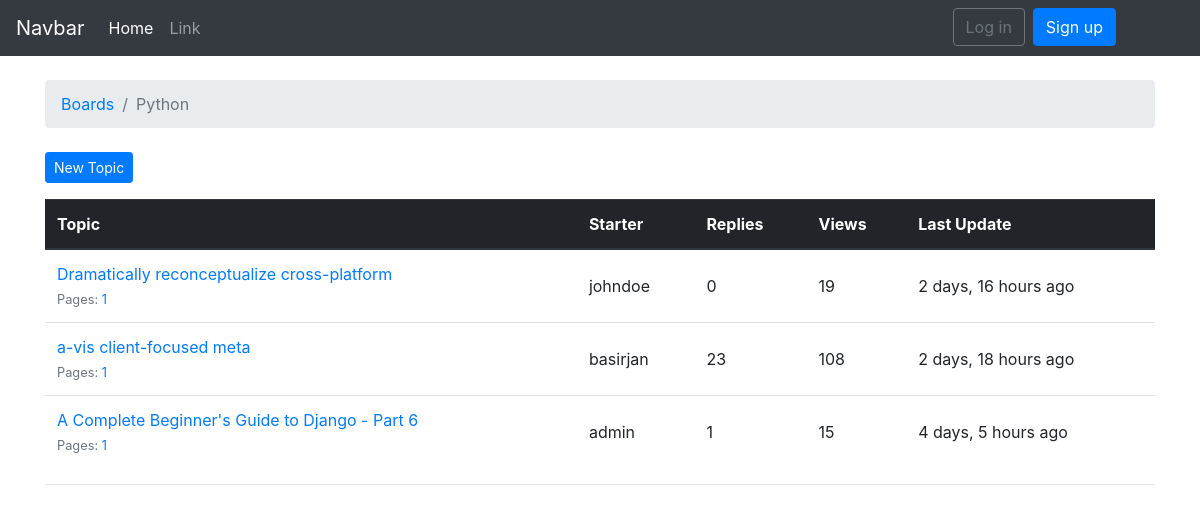
The app's page /board/1/, older data.
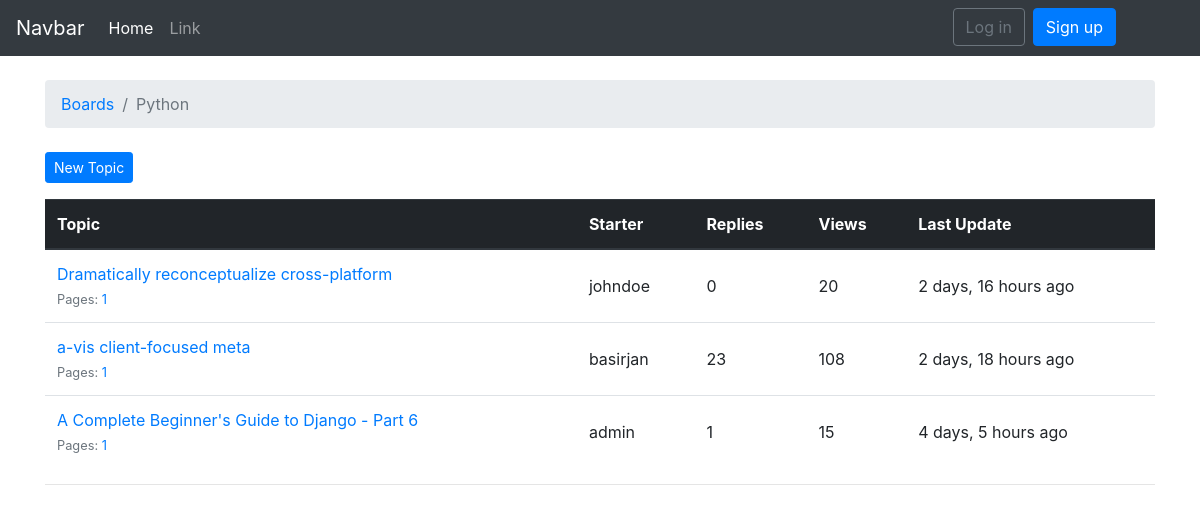
The same page, newer data.
### board/models.py (models this page shows, shortened)
class Board(models.Model):
    name = models.CharField(max_length=150, unique=True)
    description = models.CharField(max_length=150)

class Topic(models.Model):
    subject = models.CharField(max_length=225)
    last_updated = models.DateTimeField(auto_now_add=True)
    board = models.ForeignKey(
        Board, on_delete=models.CASCADE, related_name='topics')
    starter = models.ForeignKey(
        User, related_name='topics', on_delete=models.CASCADE,)
    views = models.PositiveIntegerField(default=1)
    def get_page_count(self):
        count = self.posts.count()
        pages = count / 30
        return math.ceil(pages)
    def has_many_pages(self, count=None):
        if count is None:
            count = self.get_page_count()
        return count > 6
    def get_page_range(self):
        count = self.get_page_count()
        if self.has_many_pages(count):
            return range(1, 5)
        return range(1, count + 1)

### board/views.py (the view)
# urls.py: path('board/<int:pk>/', views.TopicListView.as_view(), name='board_topics'),
class TopicListView(ListView):
    model = Topic
    context_object_name = 'topics'
    template_name = 'board/board_topics.html'
    paginate_by = 5
    def get_queryset(self):
        self.board = get_object_or_404(Board, pk=self.kwargs.get('pk'))
        queryset = self.board.topics.annotate(replies=Count('posts') - 1).order_by(
            '-last_updated')
        return queryset
    def get_context_data(self, **kwargs):
        kwargs['board'] = self.board
        return super().get_context_data(**kwargs)

### board/templates/board/board_topics.html (shortened to what this page needs)
{% extends 'board/base.html' %}
{% load humanize %}
{% block breadcrumb %}
<ol class="breadcrumb my-4">
    <li class="breadcrumb-item"><a href="{% url 'board:home' %}">Boards</a></li>
    <li class="breadcrumb-item active">{{ board.name }}</li>
</ol>
{% endblock breadcrumb %}
{% block content %}
<a href="{% url 'board:new_topic' board.pk %}" class="btn btn-primary btn-sm mb-3">New Topic</a>
<table class="table">
    <thead class="thead-dark">
        <tr>
            <th>Topic</th>
            <th>Starter</th>
            <th>Replies</th>
            <th>Views</th>
            <th>Last Update</th>
        </tr>
    </thead>
    <tbody>
        {% for topic in topics %}
        {% url 'topic_posts' board.pk topic.pk as topic_url %}
        <tr>
            <td>
                <p class="mb-0">
                    <a href="{% url 'board:view_topic' board.pk topic.pk %}"> {{ topic.subject }}</a>
                </p>
                <small class="text-muted">
                    Pages:
                    {% for i in topic.get_page_range %}
                    <a href="{{ topic_url }}?page={{ i }}">{{ i }}</a>
                    {% endfor %}
                </small>
            </td>
            <td class="align-middle">{{ topic.starter.username }}</td>
            <td class="align-middle">{{ topic.replies }}</td>
            <td class="align-middle">{{ topic.views }}</td>
            <td class="align-middle">{{ topic.last_updated|naturaltime }}</td>
        </tr>
        {% endfor %}
    </tbody>
</table>
<hr>
{% endblock content %}

### board/templates/board/base.html (shortened to what this page needs)
{% load static %}
<!DOCTYPE html>
<html lang="en">
<head>
    <link rel="stylesheet" href="{% static 'css/bootstrap.min.css' %}">
    <link rel="stylesheet" href="{% static 'css/mystyle.css' %}">
</head>
<body>
    <nav class="navbar navbar-expand-lg navbar-dark bg-dark">
        <a class="navbar-brand" href="{% url 'board:home' %}">Navbar</a>
        <div class="collapse navbar-collapse" id="navbarSupportedContent">
            <ul class="navbar-nav mr-auto">
                <li class="nav-item active">
                    <a class="nav-link" href="{% url 'board:home' %}">Home <span class="sr-only">(current)</span></a>
                </li>
                <li class="nav-item">
                    <a class="nav-link" href="#">Link</a>
                </li>
                {% if user.is_authenticated %}
                <li class="nav-item dropdown" style="position:absolute;right:7%">
                    <!-- <a class="nav-link dropdown-toggle" href="#" id="navbarDropdown" class="btn btn-secondary"
                        role="button" data-toggle="dropdown" aria-haspopup="true" aria-expanded="false">
                        {{ user.username }}
                    </a> -->
                    <a class="nav-link dropdown-toggle" href="{% url 'logout' %}" id="navbarDropdown"
                        class="btn btn-secondary" role="button" data-toggle="dropdown" aria-haspopup="true"
                        aria-expanded="false">
                        {{ user.username }}
                    </a>
                    <div class="dropdown-menu" aria-labelledby="navbarDropdown">
                        <a class="dropdown-item" href="{% url 'board:update_account' user.username %}">My account</a>
                        <a class="dropdown-item" href="{% url 'logout' %}">Log out</a>
                        <div class="dropdown-divider"></div>
                        <a class="dropdown-item" href="{% url 'password_change' %}">Change Password</a>
                        <a class="dropdown-item" href="#">Reset Password</a>
                    </div>
                </li>
                {% else %}
                <form class="form-inline ml-auto" style="position:absolute;right:7%">
                    <a href="{% url 'signin' %}" class="btn btn-outline-secondary">Log in</a>
                    <a href="{% url 'signup' %}" class="btn btn-primary ml-2">Sign up</a>
                </form>
                {% endif %}
            </ul>
        </div>
    </nav>
    <div class="container mt-3">
        {% block breadcrumb %}{% endblock breadcrumb %}
        {% block content %}{% endblock content %}
    </div>
</body>
</html>

Row changes from the older to the newer data that the page shows:
changed Topic "Dramatically reconceptualize cross-platform": views "19" → "20"
